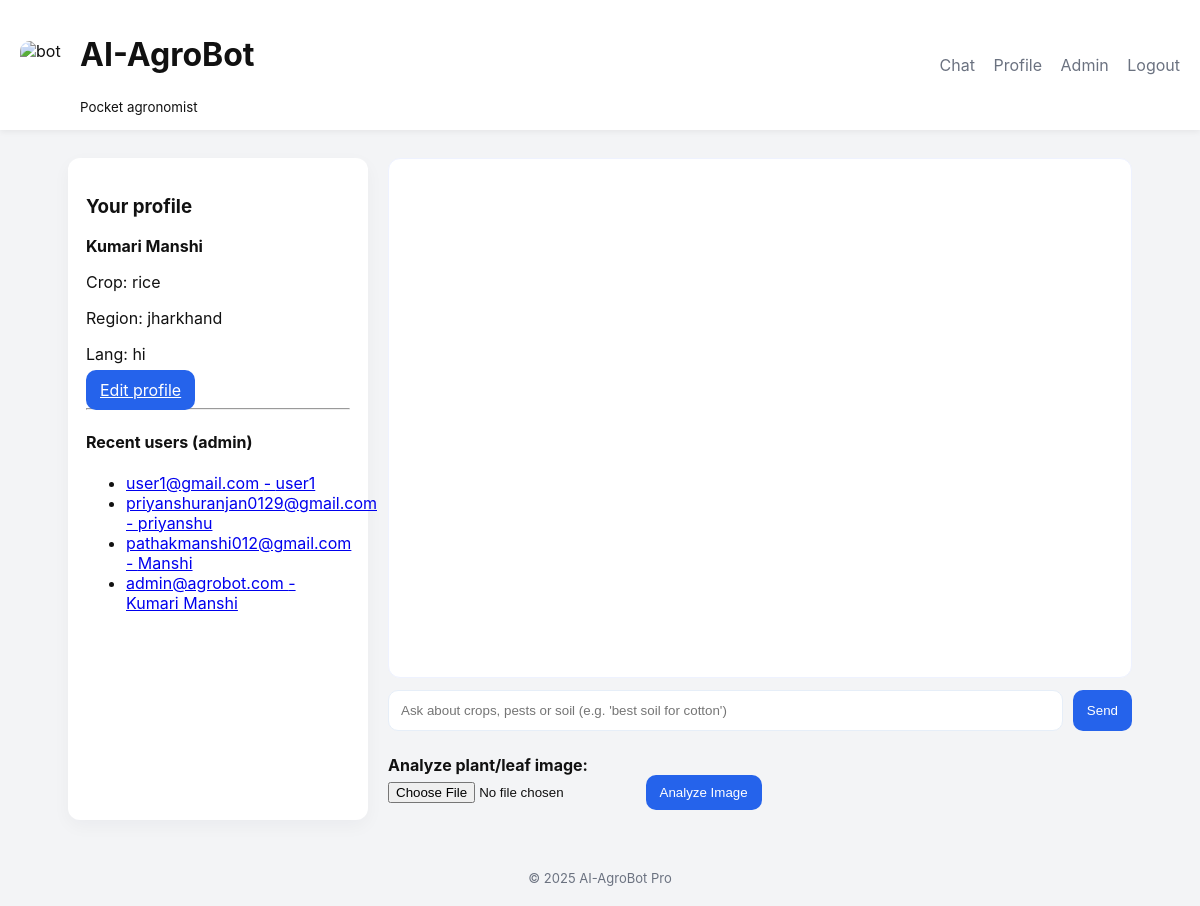
The page / (signed in) on the database its author committed.
### database.py (models this page shows)
class User(UserMixin, db.Model):
    __tablename__ = "users"
    id = db.Column(db.Integer, primary_key=True)
    email = db.Column(db.String(200), unique=True, nullable=False)
    password = db.Column(db.String(200), nullable=False)
    name = db.Column(db.String(100))
    role = db.Column(db.String(20), default="farmer")
    primary_crop = db.Column(db.String(100))
    region = db.Column(db.String(100))
    preferred_language = db.Column(db.String(20), default="en")

### app.py (the view)
@app.route("/")
def index():
    recent_users = []
    if current_user.is_authenticated and current_user.role == "admin":
        recent_users = User.query.order_by(User.id.desc()).limit(20).all()
    return render_template("index.html", recent_users=recent_users)

### app.py (called while the page is built)
@login_manager.user_loader
def load_user(user_id):
    return db.session.get(User, int(user_id))

### templates/index.html (shortened to what this page needs)
{% extends "base.html" %}
{% block content %}
<div class="container">
  <aside class="sidebar">
    <h3>Your profile</h3>
    {% if current_user.is_authenticated %}
      <p><strong>{{ current_user.name or current_user.email }}</strong></p>
      <p>Crop: {{ current_user.primary_crop or "—" }}</p>
      <p>Region: {{ current_user.region or "—" }}</p>
      <p>Lang: {{ current_user.preferred_language or "en" }}</p>
      <a class="btn" href="{{ url_for('profile') }}">Edit profile</a>
    {% else %}
      <p><a href="{{ url_for('login') }}">Login</a> to save chat & see profile.</p>
    {% endif %}
    {% if recent_users %}
      <hr>
      <h4>Recent users (admin)</h4>
      <ul class="user-list">
        {% for u in recent_users %}
          <li>
            <a href="{{ url_for('admin_view_user', user_id=u.id) }}">
              {{ u.email }} - {{ u.name or '—' }}
            </a>
          </li>
        {% endfor %}
      </ul>
    {% endif %}
  </aside>
  <section class="chat-panel">
    <div id="messages" class="messages" aria-live="polite"></div>
    <form id="chatForm" class="chat-form" onsubmit="return false;">
      <input id="msg" aria-label="Type your question" placeholder="Ask about crops, pests or soil (e.g. 'best soil for cotton')" autocomplete="off">
      <button id="sendBtn" type="button" class="btn">Send</button>
    </form>
    <form id="image-form" enctype="multipart/form-data" style="margin-top:24px;">
      <label><b>Analyze plant/leaf image:</b></label><br>
      <input type="file" id="image-input" name="image" accept="image/*" required>
      <button type="submit" class="btn">Analyze Image</button>
    </form>
  </section>
</div>
{% endblock %}

### static/style.css (style rules this page uses)
:root { --brand: #2563eb; --muted: #6b7280; --bg: #f3f4f6; --card: #ffffff; }
* { box-sizing: border-box; }
body { font-family: Inter, system-ui, Segoe UI, Roboto, Arial; margin: 0; background: var(--bg); color: #111; }
.container { display: grid; grid-template-columns: 300px 1fr; gap: 20px; }
.sidebar { background: var(--card); padding: 18px; border-radius: 12px; box-shadow: 0 6px 18px rgba(16,24,40,0.04); }
.chat-panel { display: flex; flex-direction: column; }
.messages { background: var(--card); height: 520px; border-radius: 12px; padding: 16px; overflow: auto; border: 1px solid #eef2ff; }
.chat-form { display: flex; gap: 10px; margin-top: 12px; }
.chat-form input { flex: 1; padding: 12px; border-radius: 10px; border: 1px solid #e6eef8; }
.btn, button { background: var(--brand); color: white; border: none; padding: 10px 14px; border-radius: 10px; cursor: pointer; }

### rows shown on the page
User: name "Kumari Manshi", primary_crop "rice", region "jharkhand", preferred_language "hi", email "admin@agrobot.com"
User: email "user1@gmail.com", name "user1"
User: email "priyanshuranjan0129@gmail.com", name "priyanshu"
User: email "pathakmanshi012@gmail.com", name "Manshi"
